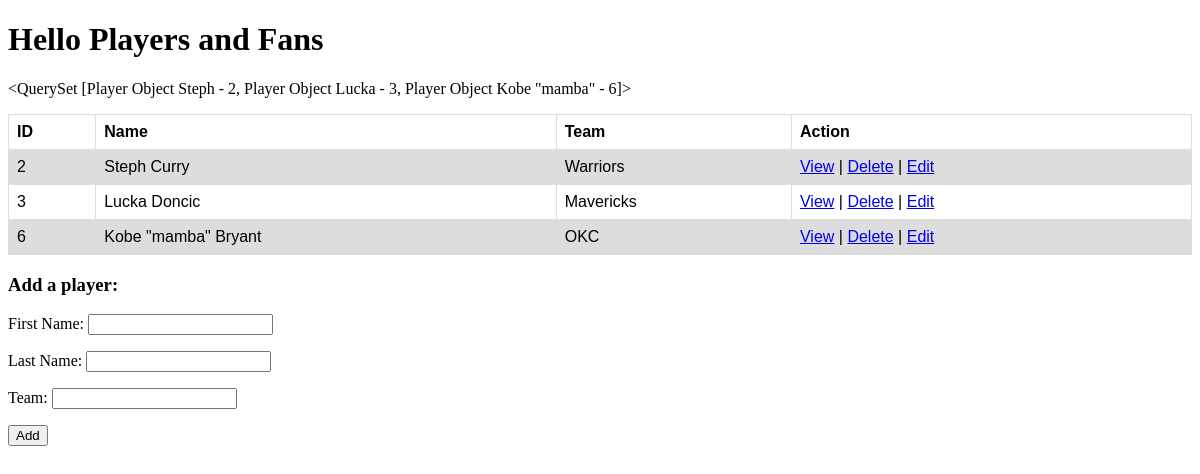
The page / on the database its author committed.
### playersFansApp/models.py (models this page shows)
class Player(models.Model):
	firstname = models.CharField(max_length=255)
	lastname = models.CharField(max_length=255)
	team = models.CharField(max_length=255)
	created_at = models.DateTimeField(auto_now_add=True)
	updated_at = models.DateTimeField(auto_now=True)
	objects = PlayerManager()
	def __repr__(self):
		return f"Player Object {self.firstname} - {self.id}"

### playersFansApp/views.py (the view)
# urls.py: path("", views.index),
def index(request):
    print("wazaaaaaa")
    allPlayers = Player.objects.all()
    print(allPlayers)
    context = {
        'allThePlayers': allPlayers
    }
    return render(request, "index.html", context)

### playersFansApp/templates/index.html (shortened to what this page needs)
<!DOCTYPE html>
<html lang="en">
<head>
</head>
<body>
    <h1>Hello Players and Fans</h1>
    <p>{{allThePlayers}}</p>
    <table>
        <tr>
          <th>ID</th>
          <th>Name</th>
          <th>Team</th>
          <th>Action</th>
        </tr>
    {% for playerObj in allThePlayers %}
        <tr>
          <td>{{playerObj.id}}</td>
          <td>{{playerObj.firstname}} {{playerObj.lastname}}</td>
          <td>{{playerObj.team}}</td>
          <td><a href="/players/{{playerObj.id}}">View</a> | <a href="/delete/{{playerObj.id}}">Delete</a> | <a href="/edit/{{playerObj.id}}">Edit</a></td>
        </tr>
    {% endfor %}
      </table>
      <h3>Add a player:</h3>
      <form action="/createPlayer" method="post">
        <p>First Name: <input type="text" name="fname" id=""></p>
        <p>Last Name: <input type="text" name="lname" id=""></p>
        <p>Team: <input type="text" name="team" id=""></p>
        <p><input type="submit" value="Add"></p>
      </form>
</body>
</html>

### playersFansApp/templates/index.html (style rules this page uses)
table { font-family: arial, sans-serif; border-collapse: collapse; width: 100%; }
td, th { border: 1px solid #dddddd; text-align: left; padding: 8px; }
tr:nth-child(even) { background-color: #dddddd; }

### rows shown on the page
Player: firstname+id "<QuerySet [Player Object Steph - 2, Player Object Lucka - 3, Player Object Kobe \"mamba\" - 6]>", id "2", firstname "Steph", lastname "Curry", team "Warriors"
Player: id "3", firstname "Lucka", lastname "Doncic", team "Mavericks"
Player: id "6", firstname "Kobe \"mamba\"", lastname "Bryant", team "OKC"
